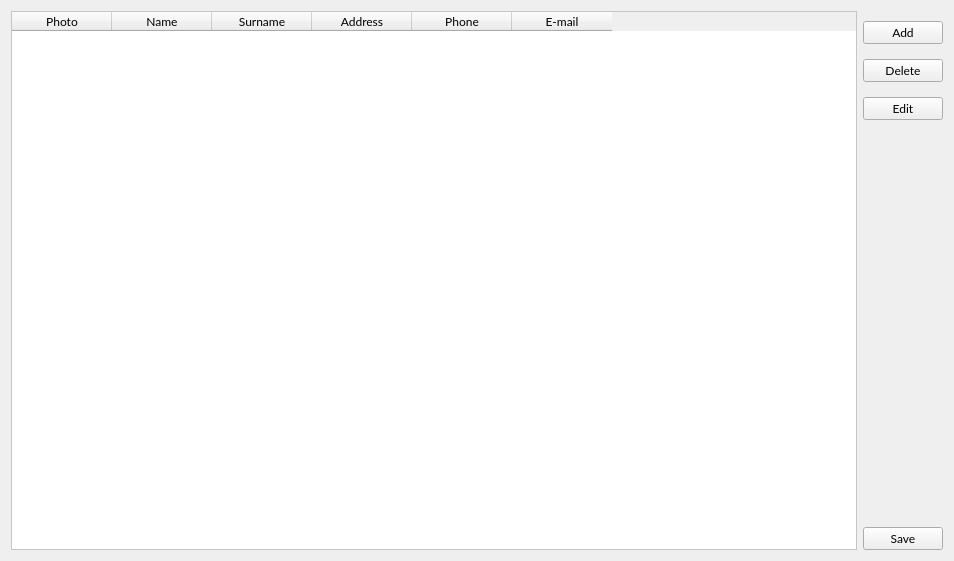
<?xml version="1.0" encoding="UTF-8"?>
<ui version="4.0">
 <class>MainWindowClass</class>
 <widget class="QWidget" name="MainWindowClass">
  <property name="geometry">
   <rect>
    <x>0</x>
    <y>0</y>
    <width>954</width>
    <height>561</height>
   </rect>
  </property>
  <property name="font">
   <font>
    <family>Lato</family>
    <pointsize>9</pointsize>
   </font>
  </property>
  <property name="windowTitle">
   <string>Address Book</string>
  </property>
  <property name="windowIcon">
   <iconset>
    <normaloff>../../../../Downloads/address-book.png</normaloff>../../../../Downloads/address-book.png</iconset>
  </property>
  <layout class="QGridLayout" name="gridLayout_3">
   <item row="0" column="0">
    <layout class="QGridLayout" name="gridLayout_2">
     <item row="0" column="0">
      <layout class="QGridLayout" name="gridLayout">
       <property name="leftMargin">
        <number>0</number>
       </property>
       <property name="rightMargin">
        <number>0</number>
       </property>
       <property name="verticalSpacing">
        <number>20</number>
       </property>
       <item row="0" column="0">
        <widget class="QTableWidget" name="addressList">
         <property name="font">
          <font>
           <family>Lato</family>
           <pointsize>9</pointsize>
          </font>
         </property>
         <property name="styleSheet">
          <string notr="true">QTableWidget{
	background-color: #ffffff;
	alternate-background-color: #d0edff;
	selection-background-color: #89c8ff;
}</string>
         </property>
         <property name="editTriggers">
          <set>QAbstractItemView::EditKeyPressed</set>
         </property>
         <property name="alternatingRowColors">
          <bool>true</bool>
         </property>
         <property name="sortingEnabled">
          <bool>true</bool>
         </property>
         <property name="rowCount">
          <number>0</number>
         </property>
         <attribute name="horizontalHeaderStretchLastSection">
          <bool>false</bool>
         </attribute>
         <attribute name="verticalHeaderMinimumSectionSize">
          <number>50</number>
         </attribute>
         <attribute name="verticalHeaderDefaultSectionSize">
          <number>50</number>
         </attribute>
         <column>
          <property name="text">
           <string>Photo</string>
          </property>
          <property name="font">
           <font>
            <family>Lato</family>
            <pointsize>9</pointsize>
           </font>
          </property>
         </column>
         <column>
          <property name="text">
           <string>Name</string>
          </property>
          <property name="font">
           <font>
            <family>Lato</family>
            <pointsize>9</pointsize>
           </font>
          </property>
         </column>
         <column>
          <property name="text">
           <string>Surname</string>
          </property>
          <property name="font">
           <font>
            <family>Lato</family>
            <pointsize>9</pointsize>
           </font>
          </property>
         </column>
         <column>
          <property name="text">
           <string>Address</string>
          </property>
          <property name="font">
           <font>
            <family>Lato</family>
            <pointsize>9</pointsize>
           </font>
          </property>
         </column>
         <column>
          <property name="text">
           <string>Phone</string>
          </property>
          <property name="font">
           <font>
            <family>Lato</family>
            <pointsize>9</pointsize>
           </font>
          </property>
         </column>
         <column>
          <property name="text">
           <string>E-mail</string>
          </property>
          <property name="font">
           <font>
            <family>Lato</family>
            <pointsize>9</pointsize>
           </font>
          </property>
         </column>
        </widget>
       </item>
      </layout>
     </item>
     <item row="0" column="1">
      <layout class="QVBoxLayout" name="verticalLayout">
       <property name="spacing">
        <number>15</number>
       </property>
       <property name="topMargin">
        <number>10</number>
       </property>
       <item>
        <widget class="QPushButton" name="addButton">
         <property name="font">
          <font>
           <family>Lato</family>
           <pointsize>9</pointsize>
          </font>
         </property>
         <property name="text">
          <string>Add</string>
         </property>
        </widget>
       </item>
       <item>
        <widget class="QPushButton" name="deleteButton">
         <property name="font">
          <font>
           <family>Lato</family>
           <pointsize>9</pointsize>
          </font>
         </property>
         <property name="text">
          <string>Delete</string>
         </property>
        </widget>
       </item>
       <item>
        <widget class="QPushButton" name="editButton">
         <property name="font">
          <font>
           <family>Lato</family>
           <pointsize>9</pointsize>
          </font>
         </property>
         <property name="text">
          <string>Edit</string>
         </property>
        </widget>
       </item>
       <item>
        <spacer name="verticalSpacer_2">
         <property name="orientation">
          <enum>Qt::Vertical</enum>
         </property>
         <property name="sizeHint" stdset="0">
          <size>
           <width>20</width>
           <height>40</height>
          </size>
         </property>
        </spacer>
       </item>
       <item>
        <widget class="QPushButton" name="saveButton">
         <property name="font">
          <font>
           <family>Lato</family>
           <pointsize>9</pointsize>
          </font>
         </property>
         <property name="text">
          <string>Save</string>
         </property>
        </widget>
       </item>
      </layout>
     </item>
    </layout>
   </item>
  </layout>
 </widget>
 <layoutdefault spacing="6" margin="11"/>
 <resources>
  <include location="MainWindow.qrc"/>
 </resources>
 <connections/>
</ui>
